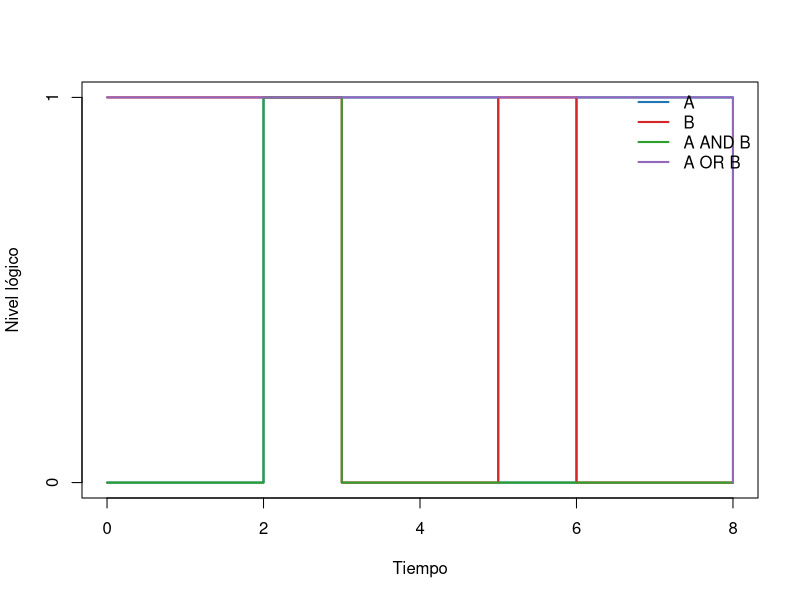

R code for this plot:
## ---- chunk 1
U <- 1:10
A <- c(2, 4, 6, 8, 10)
B <- c(2, 3, 5, 7)

A
B
## ---- chunk 2
4 %in% A
5 %in% A
A %in% B
## ---- chunk 3
es_subconjunto <- function(X, Y) {
  all(X %in% Y)
}

es_subconjunto(c(2, 4), A)
es_subconjunto(A, B)
## ---- chunk 4
setequal(c(1, 2, 3), c(3, 2, 1))
identical(c(1, 2, 3), c(3, 2, 1))
## ---- chunk 5
conjunto_potencia <- function(A) {
  resultado <- list(A[FALSE])
  if (length(A) > 0) {
    for (k in seq_len(length(A))) {
      resultado <- c(
        resultado,
        combn(A, k, simplify = FALSE)
      )
    }
  }
  resultado
}

P <- conjunto_potencia(c("a", "b", "c"))
P
length(P)
## ---- chunk 6
tabla <- expand.grid(
  q = c(TRUE, FALSE),
  p = c(TRUE, FALSE)
)[, c("p", "q")]

implica <- function(p, q) {
  (!p) | q
}

tabla$no_p <- !tabla$p
tabla$p_y_q <- tabla$p & tabla$q
tabla$p_o_q <- tabla$p | tabla$q
tabla$p_implica_q <- implica(tabla$p, tabla$q)
tabla$p_sii_q <- tabla$p == tabla$q

tabla
## ---- chunk 7
es_tautologia <- function(valores) all(valores)
es_contradiccion <- function(valores) all(!valores)

tercero_excluido <- tabla$p | !tabla$p
contradiccion <- tabla$p & !tabla$p

es_tautologia(tercero_excluido)
es_contradiccion(contradiccion)
## ---- chunk 8
t3 <- expand.grid(
  r = c(TRUE, FALSE),
  q = c(TRUE, FALSE),
  p = c(TRUE, FALSE)
)[, c("p", "q", "r")]

izquierda <- implica(t3$p, t3$q & t3$r)
derecha <- implica(t3$p, t3$q) & implica(t3$p, t3$r)

data.frame(t3, izquierda, derecha, equivalentes = izquierda == derecha)
all(izquierda == derecha)
## ---- chunk 9
D <- -4:4
p <- D^2 <= 4

data.frame(x = D, p_x = p)
D[p]
## ---- chunk 10
all(D^2 >= 0)  # para todo x en D, x^2 >= 0
any(D^2 == 4)  # existe x en D tal que x^2 = 4
## ---- chunk 11
lado_izquierdo <- !all(p)
lado_derecho <- any(!p)

c(lado_izquierdo, lado_derecho)
## ---- chunk 12
union(A, B)
intersect(A, B)
setdiff(A, B)
setdiff(B, A)
## ---- chunk 13
complemento <- function(X, U) {
  setdiff(U, X)
}

complemento(A, U)
## ---- chunk 14
diferencia_simetrica <- function(X, Y) {
  union(setdiff(X, Y), setdiff(Y, X))
}

diferencia_simetrica(A, B)
## ---- chunk 15
lado_izquierdo <- complemento(union(A, B), U)
lado_derecho <- intersect(
  complemento(A, U),
  complemento(B, U)
)

lado_izquierdo
lado_derecho
setequal(lado_izquierdo, lado_derecho)
## ---- chunk 16
total <- 180
n_R <- 95
n_Python <- 80
n_ambos <- 40

n_al_menos_uno <- n_R + n_Python - n_ambos
n_ninguno <- total - n_al_menos_uno

c(al_menos_uno = n_al_menos_uno, ninguno = n_ninguno)
## ---- chunk 17
inclusion_exclusion_3 <- function(nA, nB, nC,
                                 nAB, nAC, nBC, nABC) {
  nA + nB + nC - nAB - nAC - nBC + nABC
}

total_dispositivos <- 400
al_menos_un_sensor <- inclusion_exclusion_3(
  nA = 170, nB = 150, nC = 140,
  nAB = 70, nAC = 60, nBC = 50,
  nABC = 20
)

ningun_sensor <- total_dispositivos - al_menos_un_sensor
c(al_menos_un_sensor, ningun_sensor)
## ---- chunk 18
A1 <- c(1, 2)
B1 <- c("x", "y", "z")

AxB <- expand.grid(a = A1, b = B1)
AxB
nrow(AxB)
## ---- chunk 19
clave_par <- function(x, y) paste(x, y, sep = "|")

producto_cartesiano <- function(X, Y) {
  pares <- expand.grid(x = X, y = Y)
  clave_par(pares$x, pares$y)
}

A2 <- c(1, 2)
B2 <- c("b1", "b2")
C2 <- c("c1", "c2")

izquierda <- producto_cartesiano(A2, union(B2, C2))
derecha <- union(
  producto_cartesiano(A2, B2),
  producto_cartesiano(A2, C2)
)

setequal(izquierda, derecha)
## ---- chunk 20
X <- c(1, 2, 3)
R <- data.frame(
  x = c(1, 1, 2, 3),
  y = c(1, 2, 2, 3)
)
R
## ---- chunk 21
claves_relacion <- function(R) clave_par(R$x, R$y)

es_reflexiva <- function(R, X) {
  all(clave_par(X, X) %in% claves_relacion(R))
}

es_simetrica <- function(R) {
  all(clave_par(R$y, R$x) %in% claves_relacion(R))
}

es_antisimetrica <- function(R) {
  reversos <- clave_par(R$y, R$x) %in% claves_relacion(R)
  all((R$x == R$y) | !reversos)
}

es_transitiva <- function(R) {
  claves <- claves_relacion(R)
  for (i in seq_len(nrow(R))) {
    for (j in seq_len(nrow(R))) {
      if (R$y[i] == R$x[j]) {
        if (!(clave_par(R$x[i], R$y[j]) %in% claves)) {
          return(FALSE)
        }
      }
    }
  }
  TRUE
}

c(
  reflexiva = es_reflexiva(R, X),
  simetrica = es_simetrica(R),
  antisimetrica = es_antisimetrica(R),
  transitiva = es_transitiva(R)
)
## ---- chunk 22
dominio <- c("s1", "s2", "s3")
codominio <- c("bajo", "medio", "alto")

f_tabla <- data.frame(
  x = dominio,
  y = c("bajo", "alto", "medio")
)

f_tabla
## ---- chunk 23
es_funcion <- function(tabla, dominio, codominio) {
  entradas_correctas <- setequal(tabla$x, dominio)
  entradas_unicas <- !anyDuplicated(tabla$x)
  salidas_validas <- all(tabla$y %in% codominio)

  entradas_correctas && entradas_unicas && salidas_validas
}

es_funcion(f_tabla, dominio, codominio)
## ---- chunk 24
f <- function(x) 2 * x + 1
g <- function(x) x^2

g_comp_f <- function(x) g(f(x))
f_comp_g <- function(x) f(g(x))

x <- -3:3
data.frame(
  x,
  g_comp_f = g_comp_f(x),
  f_comp_g = f_comp_g(x)
)
## ---- chunk 25
clasificar_funcion <- function(tabla, dominio, codominio) {
  if (!es_funcion(tabla, dominio, codominio)) {
    return(data.frame(
      es_funcion = FALSE,
      inyectiva = NA,
      suprayectiva = NA,
      biyectiva = NA
    ))
  }

  inyectiva <- !anyDuplicated(tabla$y)
  suprayectiva <- setequal(unique(tabla$y), codominio)

  data.frame(
    es_funcion = TRUE,
    inyectiva = inyectiva,
    suprayectiva = suprayectiva,
    biyectiva = inyectiva && suprayectiva
  )
}

clasificar_funcion(f_tabla, dominio, codominio)
## ---- chunk 26
h_tabla <- data.frame(
  x = dominio,
  y = c("bajo", "bajo", "medio")
)

clasificar_funcion(h_tabla, dominio, codominio)
## ---- chunk 27
phi <- function(n) {
  ifelse(
    n == 0,
    0,
    ifelse(n %% 2 == 1, (n + 1) / 2, -n / 2)
  )
}

n <- 0:16
data.frame(n, phi_n = phi(n))
## ---- chunk 28
NOT <- function(a) !a
OR  <- function(a, b) a | b
AND <- function(a, b) a & b
NOR <- function(a, b) !(a | b)
NAND <- function(a, b) !(a & b)

entradas_basicas <- expand.grid(
  b = c(TRUE, FALSE),
  a = c(TRUE, FALSE)
)[, c("a", "b")]

data.frame(
  entradas_basicas,
  OR = OR(entradas_basicas$a, entradas_basicas$b),
  AND = AND(entradas_basicas$a, entradas_basicas$b),
  NOR = NOR(entradas_basicas$a, entradas_basicas$b),
  NAND = NAND(entradas_basicas$a, entradas_basicas$b)
)
## ---- chunk 29
tv <- expand.grid(
  b = c(TRUE, FALSE),
  a = c(TRUE, FALSE)
)[, c("a", "b")]

F_original <- (!tv$a & tv$b) |
              (tv$a & tv$b) |
              (tv$a & !tv$b)

F_simplificada <- tv$a | tv$b

data.frame(
  tv,
  F_original,
  F_simplificada,
  iguales = F_original == F_simplificada
)

all(F_original == F_simplificada)
## ---- chunk 30
nor <- function(x, y) !(x | y)

no_con_nor <- function(x) nor(x, x)
o_con_nor <- function(x, y) nor(nor(x, y), nor(x, y))
y_con_nor <- function(x, y) nor(nor(x, x), nor(y, y))

entradas <- expand.grid(
  b = c(TRUE, FALSE),
  a = c(TRUE, FALSE)
)[, c("a", "b")]

data.frame(
  entradas,
  NOT_a = no_con_nor(entradas$a),
  OR_ab = o_con_nor(entradas$a, entradas$b),
  AND_ab = y_con_nor(entradas$a, entradas$b)
)
## ---- chunk 31
nand <- function(x, y) !(x & y)

no_con_nand <- function(x) nand(x, x)
y_con_nand <- function(x, y) nand(nand(x, y), nand(x, y))
o_con_nand <- function(x, y) nand(nand(x, x), nand(y, y))

data.frame(
  entradas,
  NOT_a = no_con_nand(entradas$a),
  OR_ab = o_con_nand(entradas$a, entradas$b),
  AND_ab = y_con_nand(entradas$a, entradas$b)
)
## ---- chunk 32
habilitada_alta <- c(FALSE, TRUE, FALSE, TRUE)
habilitada_baja <- !habilitada_alta

data.frame(
  nivel_entrada = as.integer(habilitada_alta),
  activa_en_alto = habilitada_alta,
  activa_en_bajo = habilitada_baja
)
## ---- chunk 33
t <- 0:8
senal_A <- c(0, 0, 1, 1, 1, 0, 1, 1, 0)
senal_B <- c(1, 1, 1, 0, 0, 1, 0, 0, 0)

salida_AND <- as.integer(as.logical(senal_A) & as.logical(senal_B))
salida_OR <- as.integer(as.logical(senal_A) | as.logical(senal_B))

matplot(
  t,
  cbind(senal_A, senal_B, salida_AND, salida_OR),
  type = "s",
  lty = 1,
  lwd = 2,
  xlab = "Tiempo",
  ylab = "Nivel lógico",
  yaxt = "n",
  col = c("#1f77b4", "#d62728", "#2ca02c", "#9467bd")
)
axis(2, at = c(0, 1))
legend(
  "topright",
  legend = c("A", "B", "A AND B", "A OR B"),
  col = c("#1f77b4", "#d62728", "#2ca02c", "#9467bd"),
  lty = 1,
  lwd = 2,
  bty = "n"
)
